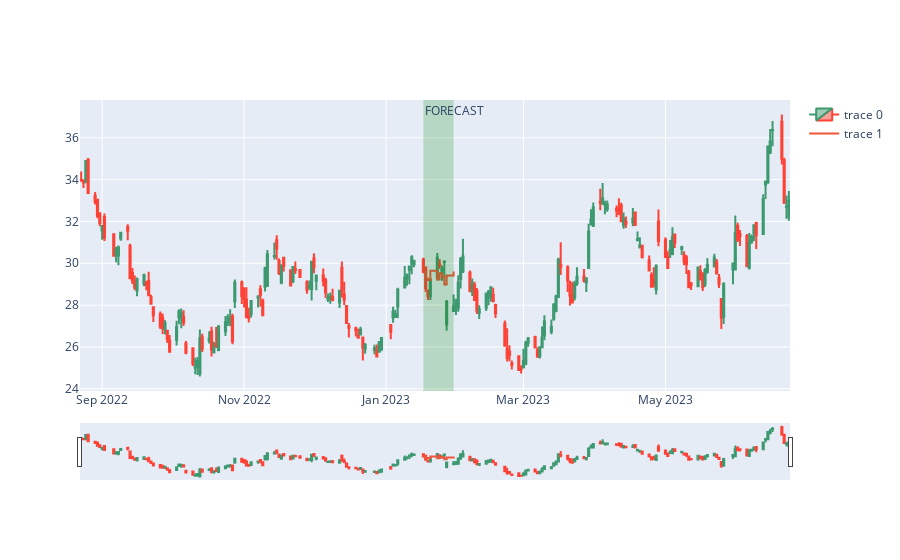

The notebook cell this image was saved under:
### Code cell
import plotly.graph_objects as go

candles_back = 300
lpadding = 100
rpadding = 100

rlim = rpadding-candles_back if candles_back > rpadding else None

df_display = df.iloc[-lpadding-output_length-candles_back:rlim]

fig = go.Figure(data=[
    go.Candlestick(
        x=df_display.index,
        open=df_display['Open'],
        high=df_display['High'],
        low=df_display['Low'],
        close=df_display['Close']
    )
])

fig.add_trace(go.Scatter(
    x=df_display.index[lpadding:lpadding+output_length],
    y=preds[-output_length-candles_back-1],
    line_shape='hv',
    mode='lines'
))

fig.add_vrect(
    x0=df_display.index[lpadding],
    x1=df_display.index[lpadding+output_length-1],
    annotation_text="FORECAST",
    annotation_position="top left",
    fillcolor="green",
    opacity=0.2,
    line_width=0
)

fig.show()

### Figure 1 — Plotly figure (JSON) as saved in the notebook; plotly's stock layout.template omitted (floating-point values rounded to 4 significant figures; data arrays with more than 128 entries replaced by an {"elided": "..."} marker saying what was removed)
{"data": [{"close": {"elided": "210 float values"}, "high": {"elided": "210 float values"}, "low": {"elided": "210 float values"}, "open": {"elided": "210 float values"}, "type": "candlestick", "x": {"elided": "210 str values"}}, {"line": {"shape": "hv"}, "mode": "lines", "type": "scatter", "x": ["2023-01-17T00:00:00", "2023-01-18T00:00:00", "2023-01-19T00:00:00", "2023-01-20T00:00:00", "2023-01-23T00:00:00", "2023-01-24T00:00:00", "2023-01-25T00:00:00", "2023-01-26T00:00:00", "2023-01-27T00:00:00", "2023-01-30T00:00:00"], "y": [29.57, 29.26, 29.2, 29.64, 29.23, 29.52, 29.36, 28.99, 29.41, 29.61]}], "layout": {"annotations": [{"showarrow": false, "text": "FORECAST", "x": "2023-01-17T00:00:00", "xanchor": "left", "xref": "x", "y": 1, "yanchor": "top", "yref": "y domain"}], "shapes": [{"fillcolor": "green", "line": {"width": 0}, "opacity": 0.2, "type": "rect", "x0": "2023-01-17T00:00:00", "x1": "2023-01-30T00:00:00", "xref": "x", "y0": 0, "y1": 1, "yref": "y domain"}]}}
